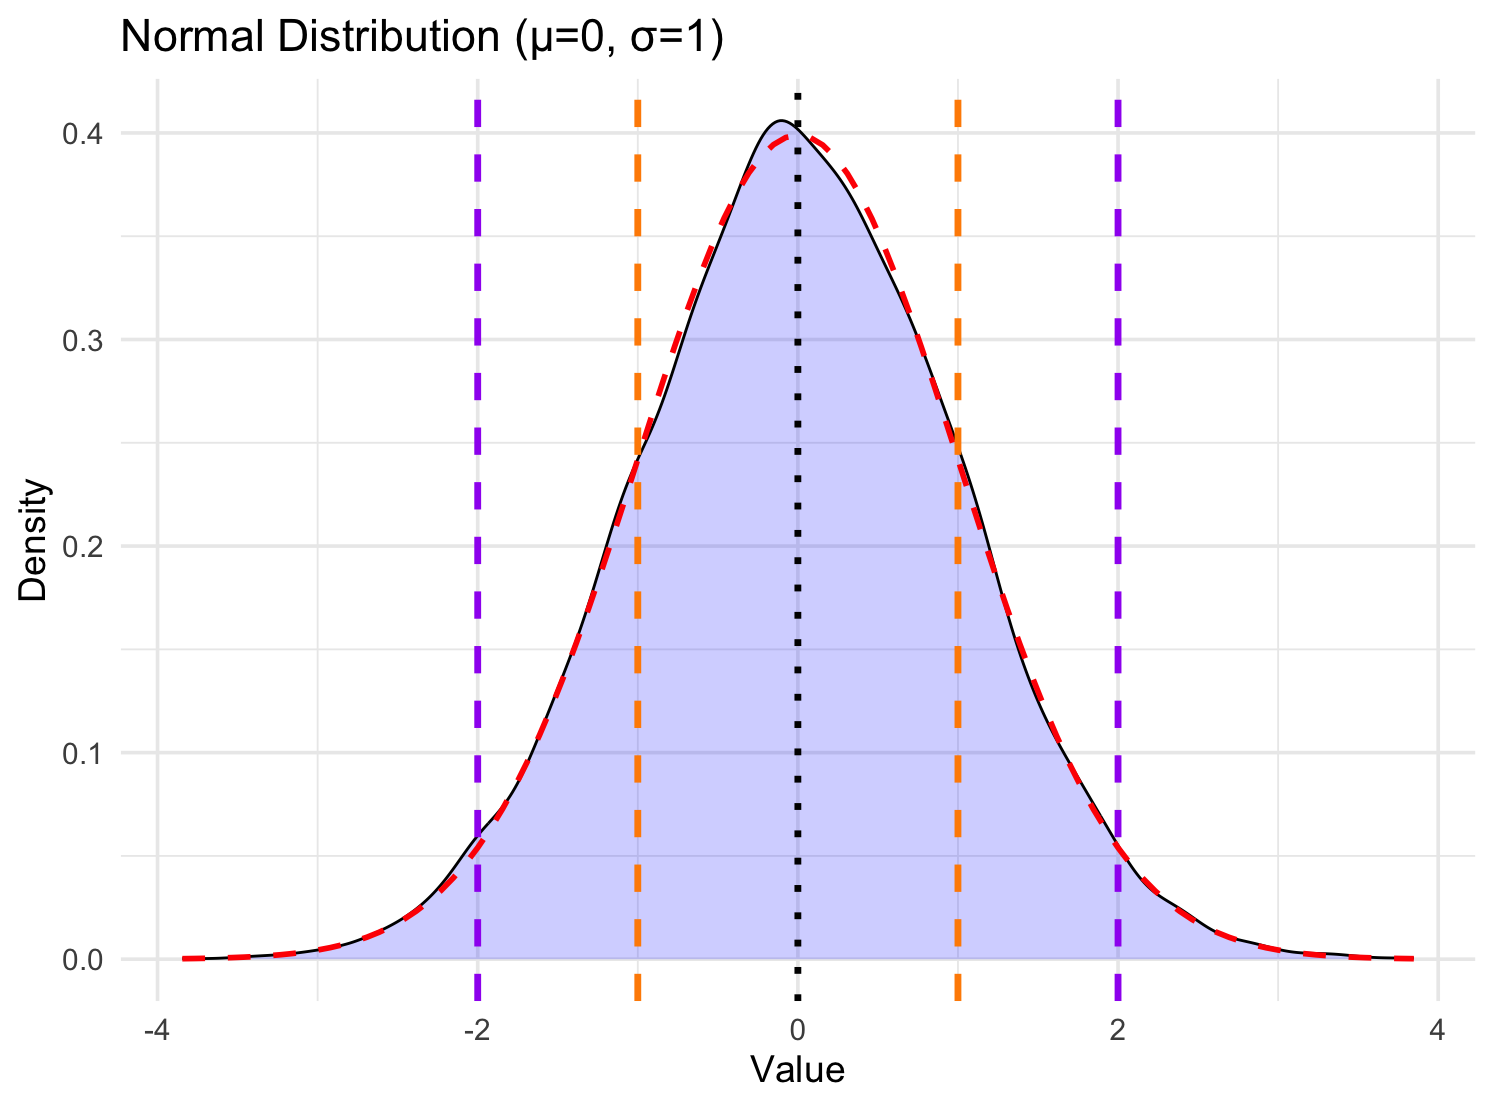

R code for this plot:
# Generate a plot of random variables for a normal distribution
# By Joe Domaleski
# Load necessary library
library(ggplot2)

# Set parameters for normal distribution
mu <- 0  # Mean
sigma <- 1  # Standard deviation
n <- 10000  # Number of data points

# Generate random data following a normal distribution
set.seed(123)  # For reproducibility
data <- data.frame(x = rnorm(n, mean = mu, sd = sigma))

# Create the plot
ggplot(data, aes(x = x)) +
  geom_density(fill = "blue", alpha = 0.2) +  # Adjusted transparency for density curve
  stat_function(fun = dnorm, args = list(mean = mu, sd = sigma), 
                color = "red", linetype = "dashed", linewidth = 1) +  # Normal curve overlay
  geom_vline(xintercept = mu, linetype = "dotted", color = "black", linewidth = 1.2) +  # Mean line
  geom_vline(xintercept = c(mu - sigma, mu + sigma), linetype = "dashed", color = "darkorange", linewidth = 1.2) +  # ±1 SD lines
  geom_vline(xintercept = c(mu - 2*sigma, mu + 2*sigma), linetype = "dashed", color = "purple", linewidth = 1.2) +  # ±2 SD lines
  labs(title = "Normal Distribution (μ=0, σ=1)",
       x = "Value",
       y = "Density") +
  theme_minimal(base_size = 14)
